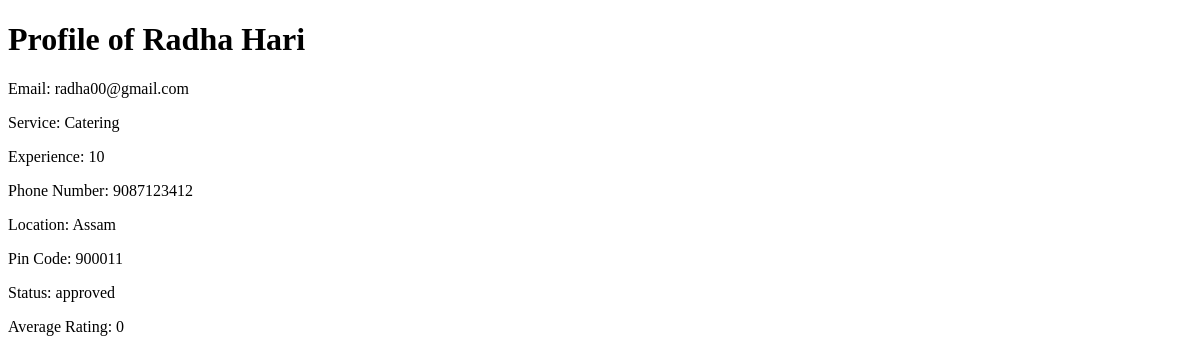
Page /professional_profile/1 on the earlier database version.
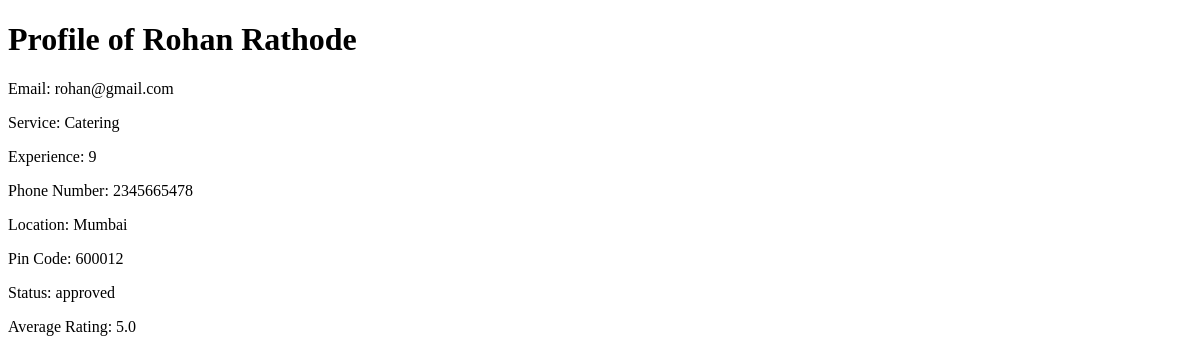
Same page on the later database version.
### backend/models.py (models this page shows)
class Prof_Info(db.Model):
    __tablename__="prof_info"
    id=db.Column(db.Integer,primary_key=True)
    email=db.Column(db.String,unique=True,nullable=False)
    password=db.Column(db.String,nullable=False)
    role=db.Column(db.Integer,default=2)
    full_name=db.Column(db.String,nullable=False)
    service_name=db.Column(db.Integer, db.ForeignKey("service.id"), nullable=False)
    experience=db.Column(db.Integer,nullable=False)
    location=db.Column(db.String,nullable=False)
    pin_code=db.Column(db.Integer,nullable=False)
    prof_status=db.Column(db.String,default='requested')#requested,approved,rejected,blocked
    service=db.relationship("Service",back_populates="professionals")
    phone=db.Column(db.Integer,nullable=False, unique=True)

class Service(db.Model):
    __tablename__="service"
    id=db.Column(db.Integer,primary_key=True)
    name=db.Column(db.String,unique=True,nullable=False)
    baseprice=db.Column(db.Float, default=0.0)
    desc=db.Column(db.String,nullable=False)
    professionals=db.relationship('Prof_Info', back_populates='service',cascade='all,delete')

### backend/controllers.py (the view)
@app.route("/professional_profile/<int:id>")
def view_professional_profile(id):
    professional = Prof_Info.query.get(id)
    if professional:
        ratings = Service_req.query.filter_by(prof_id=id).all()
        ratings = [rating.rating for rating in ratings if rating.rating is not None]
        if ratings:
            average_rating = sum(ratings) / len(ratings)
        else:
            average_rating = 0
        return render_template("professional_profile.html", professional=professional, average_rating=average_rating)
    else:
        return "Professional not found", 404

### templates/professional_profile.html (shortened to what this page needs)
<!DOCTYPE html>
<html lang="en">
<head>
</head>
<body>
    <h1>Profile of {{ professional.full_name }}</h1>
    <p>Email: {{ professional.email }}</p>
    <p>Service: {{ professional.service.name }}</p>
    <p>Experience: {{ professional.experience }}</p>
    <p>Phone Number: {{ professional.phone }}</p>
    <p>Location: {{ professional.location }}</p>
    <p>Pin Code: {{ professional.pin_code }}</p>
    <p>Status: {{ professional.prof_status }}</p>
    <p>Average Rating: {{ average_rating }}</p>
</body>
</html>

Differences in the rows shown:
changed Prof_Info "approved": full_name "Radha Hari" → "Rohan Rathode"; email "radha00@gmail.com" → "rohan@gmail.com"; experience "10" → "9"; phone "9087123412" → "2345665478"; location "Assam" → "Mumbai"; pin_code "900011" → "600012"
Other differences:
{{ average_rating }}: "0" → "5.0"
